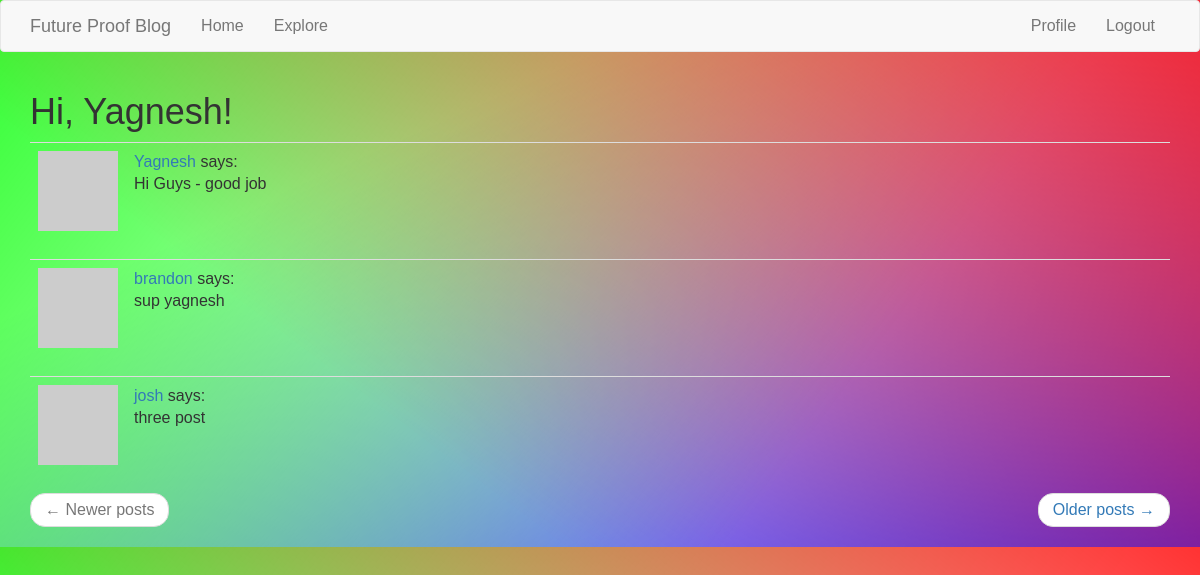
Screenshot of /explore (signed in) with the database file from the repository.
### app/models.py (models this page shows, shortened)
class User(UserMixin, db.Model):
    id = db.Column(db.Integer, primary_key=True)
    username = db.Column(db.String(64), index=True, unique=True)
    email = db.Column(db.String(120), index=True, unique=True)
    password_hash = db.Column(db.String(128))
    posts = db.relationship('Post', backref='author', lazy='dynamic')
    followed = db.relationship(
        'User', secondary=followers,
        primaryjoin=(followers.c.follower_id == id),
        secondaryjoin=(followers.c.followed_id == id),
        backref=db.backref('followers', lazy='dynamic'), lazy='dynamic')
    def avatar(self, size):
        digest = md5(self.email.lower().encode('utf-8')).hexdigest()
        return 'https://www.gravatar.com/avatar/{}?d=identicon&s={}'.format(
            digest, size)
    about_me = db.Column(db.String(140))
    last_seen = db.Column(db.DateTime, default=datetime.utcnow)

class Post(db.Model):
    id = db.Column(db.Integer, primary_key=True)
    body = db.Column(db.String(140))
    timestamp = db.Column(db.DateTime, index=True, default=datetime.utcnow)
    user_id = db.Column(db.Integer, db.ForeignKey('user.id'))

### app/routes.py (the view)
@app.route('/explore')
@login_required
def explore():
    page = request.args.get('page', 1, type=int)
    posts = Post.query.order_by(Post.timestamp.desc()).paginate(
        page, app.config['POSTS_PER_PAGE'], False)
    next_url = url_for('explore', page=posts.next_num) \
        if posts.has_next else None
    prev_url = url_for('explore', page=posts.prev_num) \
        if posts.has_prev else None
    return render_template("index.html", title='Explore', posts=posts.items,
                          next_url=next_url, prev_url=prev_url)

### app/models.py (called while the page is built)
@login.user_loader
def load_user(id):
    return User.query.get(int(id))

### app/routes.py (called while the page is built)
@app.before_request
def before_request():
    if current_user.is_authenticated:
        current_user.last_seen = datetime.utcnow()
        db.session.commit()

### app/templates/index.html (shortened to what this page needs)
{% extends "base.html" %}
{% import 'bootstrap/wtf.html' as wtf %}
{% block app_content %}
    <h1>Hi, {{ current_user.username }}!</h1>
    {% for post in posts %}
        {% include '_post.html' %}
    {% endfor %}
    <nav aria-label="...">
        <ul class="pager">
            <li class="previous{% if not prev_url %} disabled{% endif %}">
                <a href="{{ prev_url or '#' }}">
                    <span aria-hidden="true">&larr;</span> Newer posts
                </a>
            </li>
            <li class="next{% if not next_url %} disabled{% endif %}">
                <a href="{{ next_url or '#' }}">
                    Older posts <span aria-hidden="true">&rarr;</span>
                </a>
            </li>
        </ul>
    </nav>
{% endblock %}

### app/templates/_post.html
<table class="table table-hover">
    <tr>
        <td width="70px">
            <a href="{{ url_for('user', username=post.author.username) }}">
                <img src="{{ post.author.avatar(70) }}" />
            </a>
        </td>
        <td>
            <a href="{{ url_for('user', username=post.author.username) }}">
                {{ post.author.username }}
            </a>
            says:
            <br>
            {{ post.body }}
        </td>
    </tr>
</table>

### app/static/base.css (style rules this page uses)
body { background: linear-gradient(217deg, rgba(255,0,0,.8), rgba(255,0,0,0) 70.71%), linear-gradient(127deg, rgba(0,255,0,.8), rgba(0,255,0,0) 70.71%), linear-gradient(336deg, rgba(0,0,255,.8), rgba(0,0,255,0) 70.71%) no-repeat; font-family: 'Trebuchet MS', 'Lucida Sans Unicode', 'Lucida Grande', 'Lucida Sans', Arial, sans-serif; font-size: medium; }

### rows the page displays
User: username "Yagnesh"
Post: author.username "Yagnesh", body "Hi Guys - good job"
Post: author.username "brandon", body "sup yagnesh"
Post: author.username "josh", body "three post"

### other values shown
{{ ('Home') }} "Home"
{{ ('Explore') }} "Explore"
{{ ('Profile') }} "Profile"
{{ ('Logout') }} "Logout"
